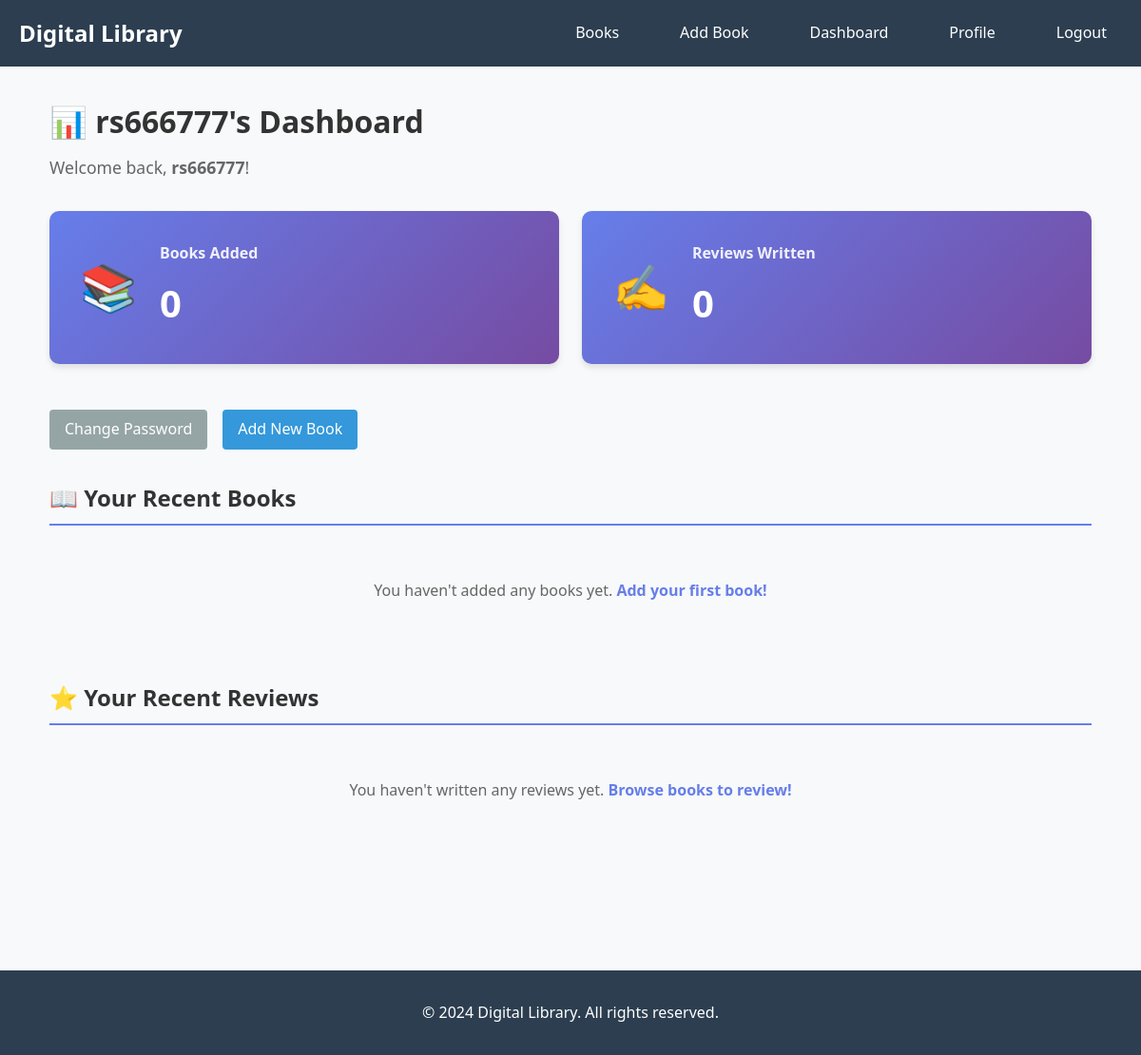
The app's page /rs666777/dashboard (signed in), older data.
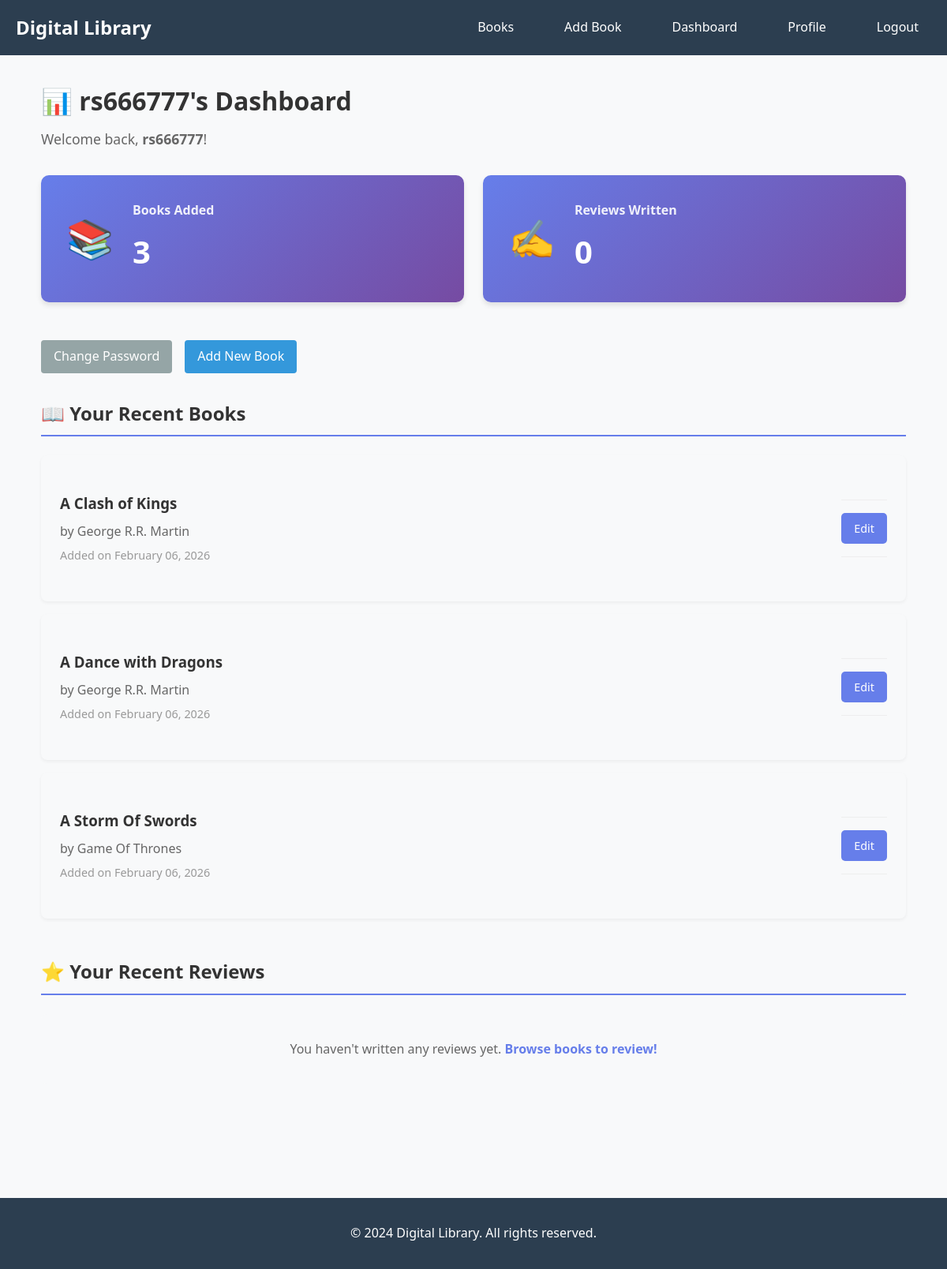
The same page, newer data.
### models.py (models this page shows)
class Book(db.Model):
    id = db.Column(db.Integer, primary_key=True)
    title = db.Column(db.String(200), nullable=False)
    author = db.Column(db.String(150), nullable=False)
    isbn = db.Column(db.String(13), unique=True)
    description = db.Column(db.Text)
    published_date = db.Column(db.Date)
    cover_image = db.Column(db.String(300))
    created_at = db.Column(db.DateTime, default=datetime.utcnow)
    submitted_by = db.Column(db.Integer, db.ForeignKey('user.id'), nullable=False)
    reviews = db.relationship('Review', backref='book', lazy=True)
    submitter = db.relationship('User', backref='books_submitted', lazy=True)

### routes/auth_routes.py (the view)
@auth_bp.route("/<username>/dashboard")
@login_required
def dashboard(username):
    if current_user.username != username:
        flash('You do not have permission to view this dashboard.')
        return redirect(url_for('auth.dashboard', username=current_user.username))
    total_books_added = Book.query.filter_by(submitted_by=current_user.id).count()
    total_reviews_written = Review.query.filter_by(user_id=current_user.id).count()
    recent_books = Book.query.filter_by(submitted_by=current_user.id).order_by(Book.created_at.desc()).limit(5).all()
    recent_reviews = Review.query.filter_by(user_id=current_user.id).options(joinedload(Review.book)).order_by(Review.created_at.desc()).limit(5).all()
    return render_template("dashboard.html",
                         user=current_user,
                         total_books_added=total_books_added,
                         total_reviews_written=total_reviews_written,
                         recent_books=recent_books,
                         recent_reviews=recent_reviews)

### app.py (called while the page is built)
@login_manager.user_loader
def load_user(user_id):
    return User.query.get(int(user_id))

### templates/dashboard.html (shortened to what this page needs)
{% extends "base.html" %}
{% block content %}
<div class="dashboard">
    <h1>📊 {{ user.username }}'s Dashboard</h1>
    <p class="welcome-message">Welcome back, <strong>{{ user.username }}</strong>!</p>
    <div class="stats-container">
        <div class="stat-card">
            <div class="stat-icon">📚</div>
            <div class="stat-content">
                <h3>Books Added</h3>
                <p class="stat-number">{{ total_books_added }}</p>
            </div>
        </div>
        <div class="stat-card">
            <div class="stat-icon">✍️</div>
            <div class="stat-content">
                <h3>Reviews Written</h3>
                <p class="stat-number">{{ total_reviews_written }}</p>
            </div>
        </div>
    </div>
    <div class="dashboard-actions">
        <a href="{{ url_for('auth.change_password', username=user.username) }}" class="btn btn-secondary">Change Password</a>
        <a href="{{ url_for('book.add_book', username=user.username) }}" class="btn btn-primary">Add New Book</a>
    </div>
    <div class="dashboard-section">
        <h2>📖 Your Recent Books</h2>
        {% if recent_books %}
            <div class="books-list">
                {% for book in recent_books %}
                <div class="book-item">
                    <div class="book-info">
                        <h3><a href="{{ url_for('book.user_book_detail', username=user.username, book_id=book.id) }}">{{ book.title }}</a></h3>
                        <p class="book-author">by {{ book.author }}</p>
                        <small class="book-date">Added on {{ book.created_at.strftime('%B %d, %Y') }}</small>
                    </div>
                    <div class="book-actions">
                        <a href="{{ url_for('book.edit_book', username=user.username, book_id=book.id) }}" class="btn btn-small">Edit</a>
                    </div>
                </div>
                {% endfor %}
            </div>
        {% else %}
            <p class="empty-message">You haven't added any books yet. <a href="{{ url_for('book.add_book', username=user.username) }}">Add your first book!</a></p>
        {% endif %}
    </div>
    <div class="dashboard-section">
        <h2>⭐ Your Recent Reviews</h2>
        {% if recent_reviews %}
            <div class="reviews-list">
                {% for review in recent_reviews %}
                <div class="review-item">
                    <div class="review-header">
                        <h3><a href="{{ url_for('book.user_book_detail', username=user.username, book_id=review.book.id) }}">{{ review.book.title }}</a></h3>
                        <div class="rating">
                            {% for i in range(5) %}
                                {% if i < review.rating %}
                                    ⭐
                                {% else %}
                                    ☆
                                {% endif %}
                            {% endfor %}
                        </div>
                    </div>
                    <p class="review-comment">{{ review.comment[:100] }}{% if review.comment|length > 100 %}...{% endif %}</p>
                    <small class="review-date">{{ review.created_at.strftime('%B %d, %Y') }}</small>
                </div>
                {% endfor %}
            </div>
        {% else %}
            <p class="empty-message">You haven't written any reviews yet. <a href="{{ url_for('book.user_books', username=user.username) }}">Browse books to review!</a></p>
        {% endif %}
    </div>
</div>
{% endblock %}

Row changes from the older to the newer data that the page shows:
added Book: title "A Clash of Kings", author "George R.R. Martin", created_at "February 06, 2026"
added Book: title "A Dance with Dragons", author "George R.R. Martin", created_at "February 06, 2026"
added Book: title "A Storm Of Swords", author "Game Of Thrones", created_at "February 06, 2026"
Text that changed along with them:
{{ total_books_added }}: "0" → "3"
text no longer shown: "You haven't added any books yet. Add your first book!"
